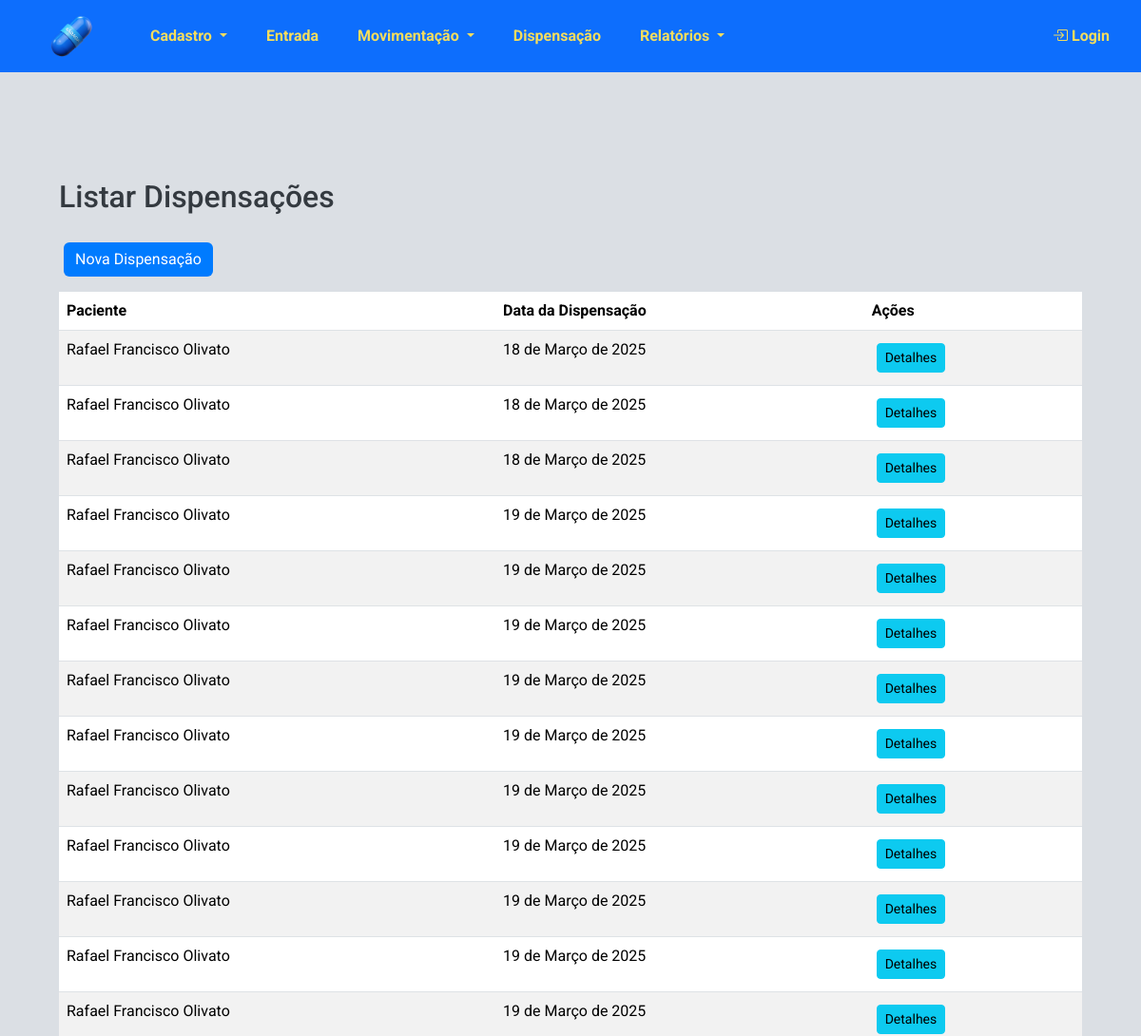
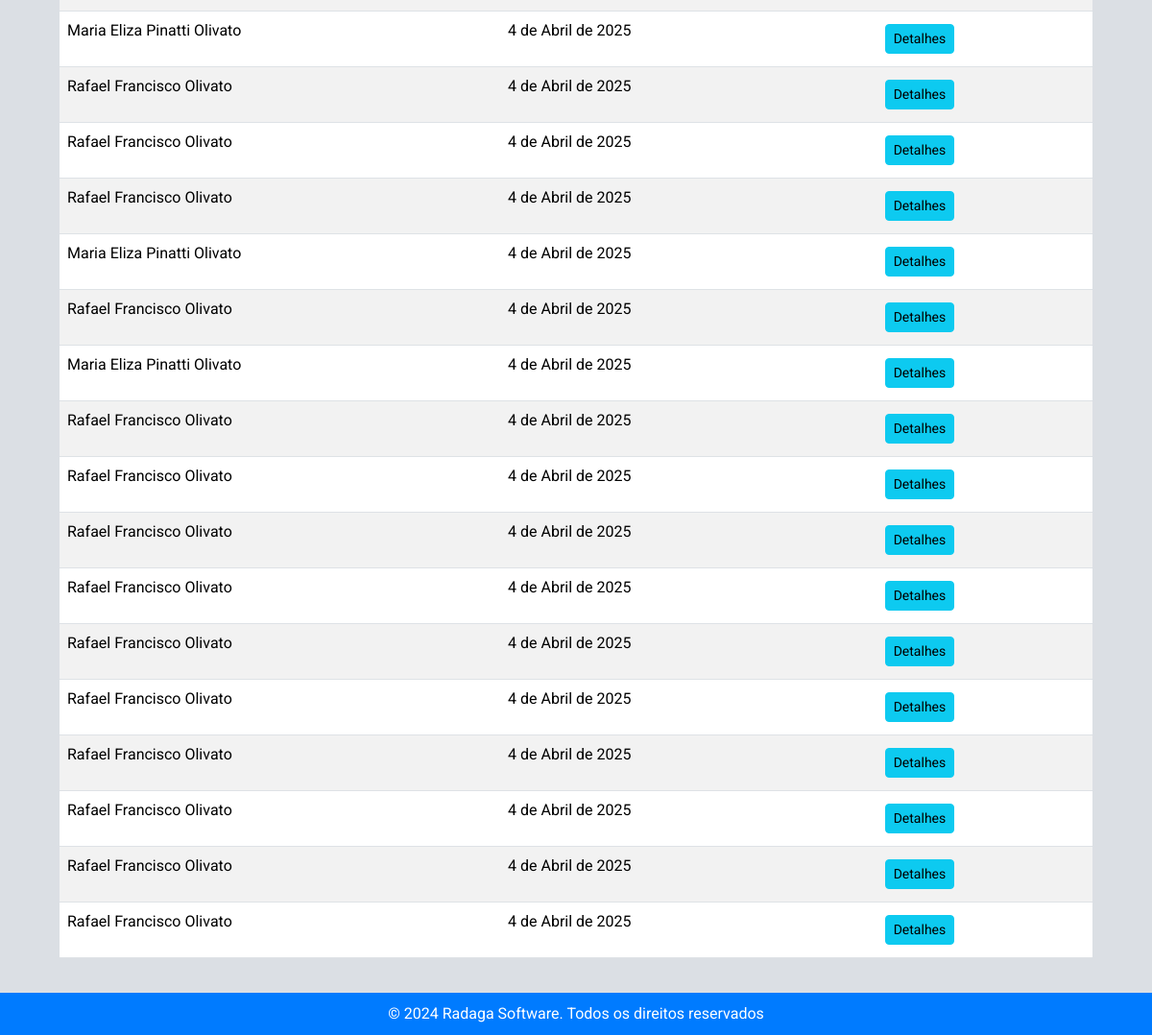
/estoque/dispensacoes/, run on the app's committed database (2 pictures, top to bottom).
### estoque/models.py (models this page shows, shortened)
class Dispensacao(models.Model):
    paciente = models.ForeignKey('Paciente', on_delete=models.CASCADE)
    medico = models.ForeignKey('Medico', on_delete=models.SET_NULL, null=True, blank=True,  verbose_name="Médico")
    outros_prescritores = models.CharField(max_length=255, blank=True, null=True)
    numero_notificacao = models.CharField(max_length=6, blank=True, null=True, verbose_name="Número notificação")
    data_receita = models.DateField(default=timezone.now)
    data_dispensacao = models.DateField(auto_now_add=True)

class Paciente(models.Model):
    nome = models.CharField(max_length=100)
    nome_mae = models.CharField(max_length=100, verbose_name="Nome da mãe")
    cns = models.CharField(max_length=15, unique=True, verbose_name="CNS")
    cpf = models.CharField(max_length=11, unique=True, verbose_name="CPF")
    data_nascimento = models.DateField()

### estoque/views.py (the view)
# urls.py: path('dispensacoes/', views.listar_dispensacoes, name='listar_dispensacoes'),
def listar_dispensacoes(request):
    dispensacoes = Dispensacao.objects.all()
    return render(
        request, "estoque/listar_dispensacoes.html", {"dispensacoes": dispensacoes}
    )

### estoque/templates/estoque/listar_dispensacoes.html (shortened to what this page needs)
{% extends 'estoque/base.html' %}
{% block content %}
<div class="container mt-5">
    <h2 class="mb-4">Listar Dispensações</h2>
    <a href="{% url 'nova_dispensacao' %}" class="btn btn-primary mb-3">Nova Dispensação</a>
    <table class="table table-striped">
        <thead>
            <tr>
                <th>Paciente</th>
                <th>Data da Dispensação</th>
                <th>Ações</th>
            </tr>
        </thead>
        <tbody>
            {% for dispensacao in dispensacoes %}
            <tr>
                <td>{{ dispensacao.paciente.nome }}</td>
                <td>{{ dispensacao.data_dispensacao }}</td>
                <td><a href="{% url 'detalhes_dispensacao' dispensacao.id %}" class="btn btn-info btn-sm">Detalhes</a></td>
            </tr>
            {% endfor %}
        </tbody>
    </table>
</div>
{% endblock %}

### estoque/static/estoque/css/styles.css (style rules this page uses)
html, body { height: 100%; margin: 0; padding: 0; font-family: 'Roboto', sans-serif; background-color: #dbdfe4; color: #343a40; display: flex; flex-direction: column; }
.container { margin-top: 20px; }
.btn-primary { background-color: #007bff; border: none; }
.btn { margin: 5px; }
h1, h2, h3, h4, h5, h6 { font-family: 'Roboto', sans-serif; color: #343a40; margin-bottom: 20px; }
h2 { font-size: 2rem; }

### data on the page
Dispensacao: paciente.nome "Rafael Francisco Olivato", data_dispensacao "18 de Março de 2025"
Dispensacao: paciente.nome "Rafael Francisco Olivato", data_dispensacao "18 de Março de 2025"
Dispensacao: paciente.nome "Rafael Francisco Olivato", data_dispensacao "18 de Março de 2025"
Dispensacao: paciente.nome "Rafael Francisco Olivato", data_dispensacao "19 de Março de 2025"
Dispensacao: paciente.nome "Rafael Francisco Olivato", data_dispensacao "19 de Março de 2025"
Dispensacao: paciente.nome "Rafael Francisco Olivato", data_dispensacao "19 de Março de 2025"
Dispensacao: paciente.nome "Rafael Francisco Olivato", data_dispensacao "19 de Março de 2025"
Dispensacao: paciente.nome "Rafael Francisco Olivato", data_dispensacao "19 de Março de 2025"
Dispensacao: paciente.nome "Rafael Francisco Olivato", data_dispensacao "19 de Março de 2025"
Dispensacao: paciente.nome "Rafael Francisco Olivato", data_dispensacao "19 de Março de 2025"
Dispensacao: paciente.nome "Rafael Francisco Olivato", data_dispensacao "19 de Março de 2025"
Dispensacao: paciente.nome "Rafael Francisco Olivato", data_dispensacao "19 de Março de 2025"
Dispensacao: paciente.nome "Rafael Francisco Olivato", data_dispensacao "19 de Março de 2025"
Dispensacao: paciente.nome "Maria Eliza Pinatti Olivato", data_dispensacao "4 de Abril de 2025"
Dispensacao: paciente.nome "Rafael Francisco Olivato", data_dispensacao "4 de Abril de 2025"
Dispensacao: paciente.nome "Rafael Francisco Olivato", data_dispensacao "4 de Abril de 2025"
Dispensacao: paciente.nome "Rafael Francisco Olivato", data_dispensacao "4 de Abril de 2025"
Dispensacao: paciente.nome "Maria Eliza Pinatti Olivato", data_dispensacao "4 de Abril de 2025"
Dispensacao: paciente.nome "Rafael Francisco Olivato", data_dispensacao "4 de Abril de 2025"
Dispensacao: paciente.nome "Maria Eliza Pinatti Olivato", data_dispensacao "4 de Abril de 2025"
Dispensacao: paciente.nome "Rafael Francisco Olivato", data_dispensacao "4 de Abril de 2025"
Dispensacao: paciente.nome "Rafael Francisco Olivato", data_dispensacao "4 de Abril de 2025"
Dispensacao: paciente.nome "Rafael Francisco Olivato", data_dispensacao "4 de Abril de 2025"
Dispensacao: paciente.nome "Rafael Francisco Olivato", data_dispensacao "4 de Abril de 2025"
Dispensacao: paciente.nome "Rafael Francisco Olivato", data_dispensacao "4 de Abril de 2025"
Dispensacao: paciente.nome "Rafael Francisco Olivato", data_dispensacao "4 de Abril de 2025"
Dispensacao: paciente.nome "Rafael Francisco Olivato", data_dispensacao "4 de Abril de 2025"
Dispensacao: paciente.nome "Rafael Francisco Olivato", data_dispensacao "4 de Abril de 2025"
Dispensacao: paciente.nome "Rafael Francisco Olivato", data_dispensacao "4 de Abril de 2025"
Dispensacao: paciente.nome "Rafael Francisco Olivato", data_dispensacao "4 de Abril de 2025"
